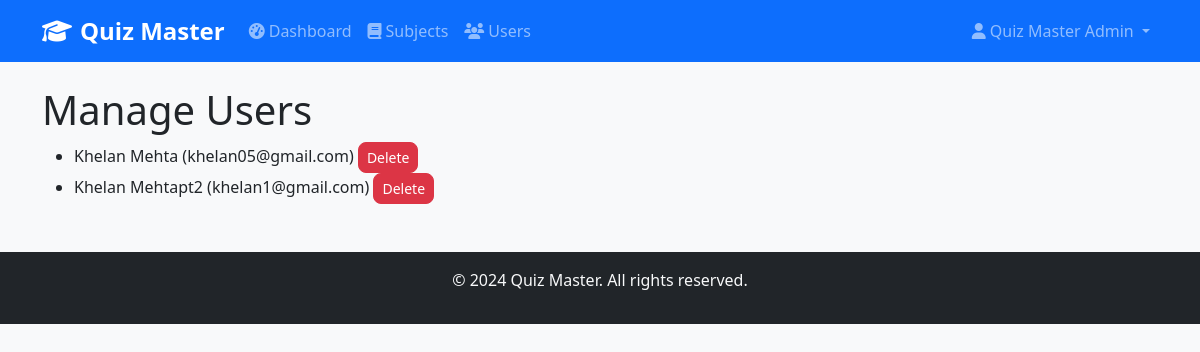
Page /admin/users (signed in) on the committed database.
### database/models.py (models this page shows, shortened)
class User(db.Model):
    __tablename__ = 'users'
    id = db.Column(db.Integer, primary_key=True)
    username = db.Column(db.String(120), unique=True, nullable=False)
    password = db.Column(db.String(128), nullable=False)
    full_name = db.Column(db.String(100), nullable=False)
    qualification = db.Column(db.String(100), nullable=False)
    dob = db.Column(db.Date, nullable=False)
    is_admin = db.Column(db.Boolean, default=False)
    created_at = db.Column(db.DateTime, default=datetime.utcnow)
    scores = db.relationship('Score', backref='user', lazy=True, cascade='all, delete-orphan')

### routes/admin.py (the view)
@admin_bp.route('/users')
@admin_required
def users():
    users = User.query.filter_by(is_admin=False).all()
    return render_template('admin/users.html', users=users)

### routes/admin.py (called while the page is built)
def admin_required(f):
    @wraps(f)
    def decorated_function(*args, **kwargs):
        if not session.get('is_admin'):
            flash('Access denied. Admin privileges required.', 'error')
            return redirect(url_for('auth.login'))
        return f(*args, **kwargs)
    return decorated_function

### templates/admin/users.html (shortened to what this page needs)
{% extends "base.html" %}
{% block content %}
<h1>Manage Users</h1>
<ul>
    {% for user in users %}
        <li>{{ user.full_name }} ({{ user.username }})
            <form method="POST" action="{{ url_for('admin.delete_user', user_id=user.id) }}" style="display:inline;">
                <button type="submit" class="btn btn-danger btn-sm">Delete</button>
            </form>
        </li>
    {% endfor %}
</ul>
{% endblock %}

### static/css/style.css (style rules this page uses)
body { background-color: #f8f9fa; font-family: 'Segoe UI', Tahoma, Geneva, Verdana, sans-serif; }
.btn { border-radius: 0.5rem; transition: all 0.2s ease; }

### rows in the picture
User: full_name "Khelan Mehta", username "khelan05@gmail.com"
User: full_name "Khelan Mehtapt2", username "khelan1@gmail.com"

### other values in the picture
{{ session.full_name }} "Quiz Master Admin"
